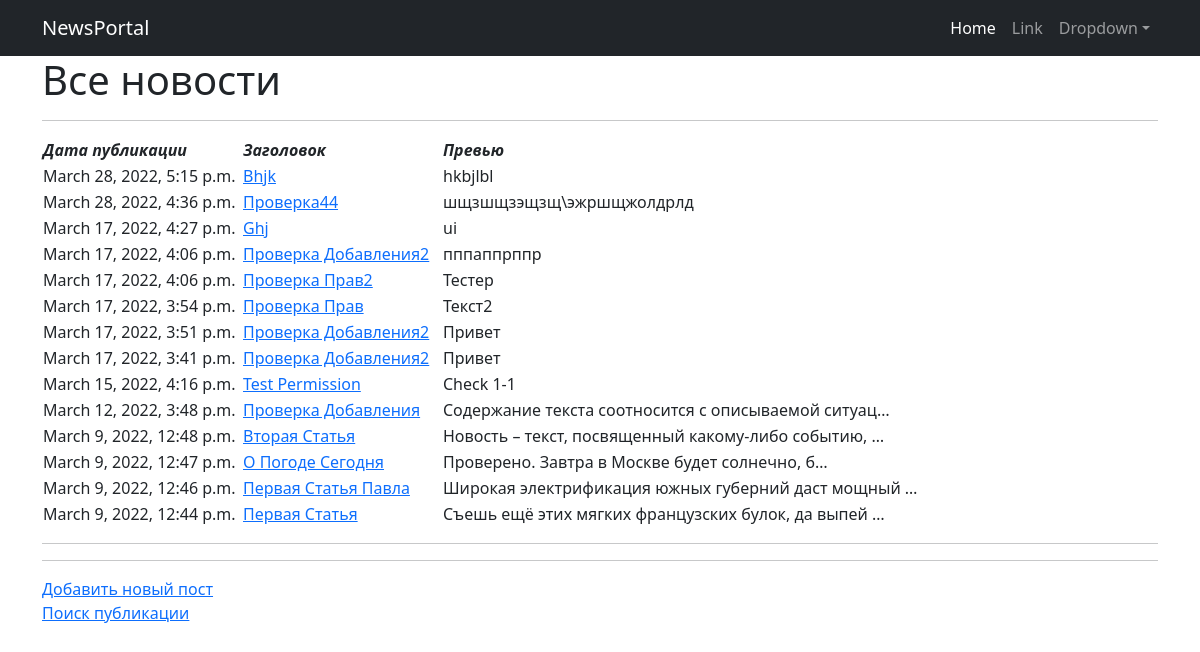
Page /news/ on the committed database.
### newspage/models.py (models this page shows, shortened)
class Post(models.Model):
    news = 'N'
    article = 'A'
    type = [
        (news, 'Новость'),
        (article, 'Статья')
    ]
    type_post = models.CharField(max_length=1, choices=type, default=article)
    author = models.ForeignKey(Author, on_delete=models.CASCADE)
    time_write = models.DateTimeField(auto_now_add=True)
    title = models.CharField(max_length=255, blank=False)
    text = models.TextField()
    rating = models.IntegerField(default=0)
    categories_post = models.ManyToManyField(Category, through='Postcategory')

### newspage/views.py (the view)
# urls.py: path('', PostList.as_view()),
class PostList(ListView):
    model = Post
    template_name = 'posts.html'
    context_object_name = 'posts'
    queryset = Post.objects.order_by('-id')
    paginate_by = 20

### templates/posts.html (shortened to what this page needs)
{% extends 'flatpages/default.html' %}
{% block content %}
    <h1>Все новости</h1>
    <hr>
    {% if posts %}
        <table>
            <thead>
                <tr>
                    <td width="200">
                        <em><strong> Дата публикации </strong></em>
                    </td>
                    <td width="200">
                        <em><strong> Заголовок </strong></em>
                    </td>
                    <td>
                        <em><strong> Превью </strong></em>
                    </td>
                </tr>
            </thead>
        {% for post in posts %}
            <tr>
                <td>
                    {{ post.time_write }}
                </td>
                <td>
                    <a href="{% url 'post' post.id %}">{{ post.title | title }}</a>
                </td>
                <td>
                    {{ post.text | truncatechars:51 }}
                </td>
            </tr>
        {% endfor %}
        </table>
<hr>
    {% else %}
        <h2>Новостей нет!</h2>
    {% endif %}
<hr>
    <a href="{% url 'post_add' %}">Добавить новый пост</a> <br>
    <a href="{% url 'post_search' %}">Поиск публикации</a> <br>
{% endblock content %}

### rows in the picture
Post: time_write "March 28, 2022, 5:15 p.m.", title "Bhjk", text "hkbjlbl"
Post: time_write "March 28, 2022, 4:36 p.m.", title "Проверка44", text "шщзшщзэщзщ\\эжршщжолдрлд"
Post: time_write "March 17, 2022, 4:27 p.m.", title "Ghj", text "ui"
Post: time_write "March 17, 2022, 4:06 p.m.", title "Проверка Добавления2", text "пппаппрппр"
Post: time_write "March 17, 2022, 4:06 p.m.", title "Проверка Прав2", text "Тестер"
Post: time_write "March 17, 2022, 3:54 p.m.", title "Проверка Прав", text "Текст2"
Post: time_write "March 17, 2022, 3:51 p.m.", title "Проверка Добавления2", text "Привет"
Post: time_write "March 17, 2022, 3:41 p.m.", title "Проверка Добавления2", text "Привет"
Post: time_write "March 15, 2022, 4:16 p.m.", title "Test Permission", text "Check 1-1"
Post: time_write "March 12, 2022, 3:48 p.m.", title "Проверка Добавления", text "Содержание текста соотносится с описываемой ситуац…"
Post: time_write "March 9, 2022, 12:48 p.m.", title "Вторая Статья", text "Новость – текст, посвященный какому-либо событию, …"
Post: time_write "March 9, 2022, 12:47 p.m.", title "О Погоде Сегодня", text "Проверено. Завтра в Москве будет солнечно, б…"
Post: time_write "March 9, 2022, 12:46 p.m.", title "Первая Статья Павла", text "Широкая электрификация южных губерний даст мощный …"
Post: time_write "March 9, 2022, 12:44 p.m.", title "Первая Статья", text "Съешь ещё этих мягких французских булок, да выпей …"
